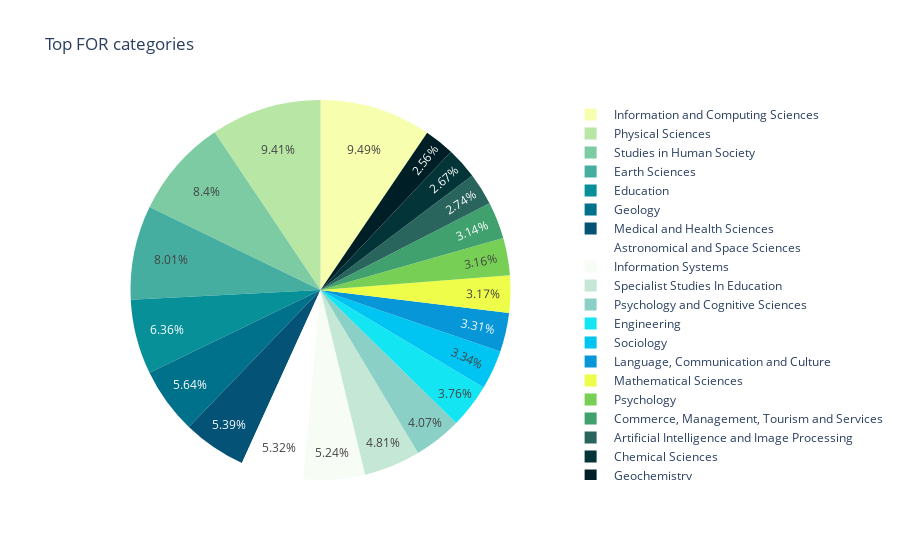

Source (notebook cell):
### Markdown cell above
Let's view the top categories using a pie chart.

### Code cell
categories = pubs_categories.drop_duplicates(subset="category_for_name").sort_values("count_pubs", ascending=False)[['category_for_name', 'count_pubs']]

px.pie(categories[:20], 
       names="category_for_name", # the dimension for the slices
       values="count_pubs",  # the metric
       color_discrete_sequence=px.colors.sequential.Bluyl,
       title=f"Top FOR categories")

### Figure 1 — Plotly figure (JSON) as saved in the notebook; plotly's stock layout.template omitted (floating-point values rounded to 4 significant figures)
{"data": [{"domain": {"x": [0, 1], "y": [0, 1]}, "hovertemplate": "category_for_name=%{label}<br>count_pubs=%{value}<extra></extra>", "labels": [" Information and Computing Sciences", " Physical Sciences", " Studies in Human Society", " Earth Sciences", " Education", " Geology", " Medical and Health Sciences", " Astronomical and Space Sciences", " Information Systems", " Specialist Studies In Education", " Psychology and Cognitive Sciences", " Engineering", " Sociology", " Language, Communication and Culture", " Mathematical Sciences", " Psychology", " Commerce, Management, Tourism and Services", " Artificial Intelligence and Image Processing", " Chemical Sciences", " Geochemistry"], "legendgroup": "", "name": "", "showlegend": true, "type": "pie", "values": [1251, 1240, 1108, 1056, 838, 744, 711, 702, 691, 634, 537, 496, 440, 437, 418, 417, 414, 361, 352, 337]}], "layout": {"autosize": true, "legend": {"tracegroupgap": 0}, "piecolorway": ["rgb(247, 254, 174)", "rgb(183, 230, 165)", "rgb(124, 203, 162)", "rgb(70, 174, 160)", "rgb(8, 144, 153)", "rgb(0, 113, 139)", "rgb(4, 82, 117)"], "title": {"text": "Top FOR categories"}}}
